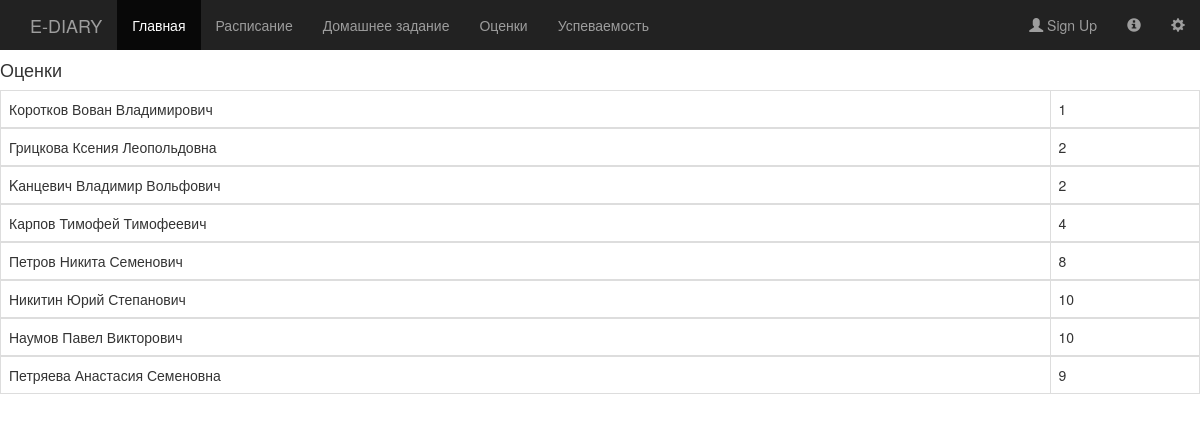
The page /grade on the database its author committed.
### app1/models.py (models this page shows, shortened)
class Users(models.Model):
    login = models.CharField('Логин', max_length=200)
    password = models.CharField('Пароль', max_length=200)
    name = models.CharField('ФИО', max_length=200)
    is_active = models.BooleanField('Работает/Учится', default=True)
    class Meta:
        abstract = True

class Students(Users):
    user_class = models.ForeignKey(Classes, on_delete=models.PROTECT)
    class Meta:
        verbose_name = 'Ученик'
        verbose_name_plural = 'Ученики'

class Classes(models.Model):
    number = models.CharField(max_length=7)
    def __str__(self):
        return self.number
    class Meta:
        verbose_name = 'Класс'
        verbose_name_plural = 'Классы'

### app1/views.py (the view)
# urls.py: path('grade', views.student, name='grade'),
def student(request):
    name = Students.objects.all()
    return render(request, 'app1/grade.html', {'name': name})

### app1/templates/app1/grade.html (shortened to what this page needs)
{% extends 'app1/base.html' %}
{% block content %}
<h4>Оценки</h4>
<table class="table table-bordered">
{% for el in name %}
    <div class=" name-output">
        <tbody>
        <tr>
        <td>{{el.name}}</td>
        <td>{{el.user_class}}</td>
        </tr>
        </tbody>
    </div>
{%endfor%}
{% endblock %}

### app1/templates/app1/base.html (shortened to what this page needs)
{% load static %}
<!DOCTYPE html>
<html lang="ru">
<head>
  <link rel="stylesheet"
        href="https://maxcdn.bootstrapcdn.com/bootstrap/3.3.7/css/bootstrap.min.css">
  <link href="{% static 'css/app1.css' %}" rel="stylesheet" />
</head>
<body>
<nav class=".navbar navbar-inverse">
  <div class="container-fluid">
    <div class="navbar-header">
      <a class="navbar-brand" href="#">E-DIARY</a>
    </div>
    <ul class="nav navbar-nav">
      <li class="active"><a href="http://127.0.0.1:8000/">Главная</a></li>
      <li><a href="#">Расписание</a></li>
      <li><a href="#">Домашнее задание</a></li>
      <li><a href="http://127.0.0.1:8000/grade">Оценки</a></li>
      <li><a href="#">Успеваемость</a></li>
    </ul>
    <ul class="nav navbar-nav navbar-right">
      <li><a href="http://127.0.0.1:8000/form"><span class="glyphicon glyphicon-user"></span> Sign Up</a></li>
      <li><a href="#"><span class="glyphicon glyphicon-info-sign"></span></a></li>
      <li><a href="#"><span class="glyphicon glyphicon-cog"></span></a></li>
    </ul>
  </div>
</nav>
<div class=".container-fluid">
{% block content %}
{% endblock %}
</div>

### rows shown on the page
Students: name "Коротков Вован Владимирович", user_class "1"
Students: name "Грицкова Ксения Леопольдовна", user_class "2"
Students: name "Kанцевич Владимир Вольфович", user_class "2"
Students: name "Карпов Тимофей Тимофеевич", user_class "4"
Students: name "Петров Никита Семенович", user_class "8"
Students: name "Никитин Юрий Степанович", user_class "10"
Students: name "Наумов Павел Викторович", user_class "10"
Students: name "Петряева Анастасия Семеновна", user_class "9"
